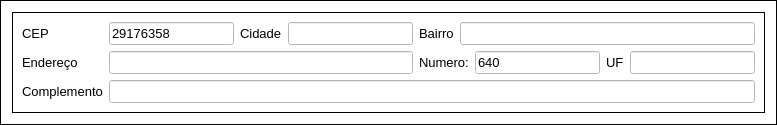
            <widget class="QFrame" name="frame_4">
             <property name="styleSheet">
              <string notr="true">background-color: rgb(255, 255, 255);</string>
             </property>
             <property name="frameShape">
              <enum>QFrame::Box</enum>
             </property>
             <property name="frameShadow">
              <enum>QFrame::Plain</enum>
             </property>
             <layout class="QGridLayout" name="gridLayout_15">
              <item row="0" column="0">
               <widget class="QFrame" name="frame_25">
                <property name="frameShape">
                 <enum>QFrame::Box</enum>
                </property>
                <property name="frameShadow">
                 <enum>QFrame::Plain</enum>
                </property>
                <layout class="QGridLayout" name="gridLayout_14">
                 <item row="0" column="0">
                  <widget class="QLabel" name="label_78">
                   <property name="font">
                    <font>
                     <family>Arial</family>
                     <pointsize>10</pointsize>
                    </font>
                   </property>
                   <property name="text">
                    <string>CEP</string>
                   </property>
                  </widget>
                 </item>
                 <item row="0" column="1">
                  <widget class="QPushButton" name="verificaCep">
                   <property name="font">
                    <font>
                     <pointsize>10</pointsize>
                     <weight>75</weight>
                     <bold>true</bold>
                    </font>
                   </property>
                   <property name="cursor">
                    <cursorShape>PointingHandCursor</cursorShape>
                   </property>
                   <property name="mouseTracking">
                    <bool>false</bool>
                   </property>
                   <property name="tabletTracking">
                    <bool>false</bool>
                   </property>
                   <property name="focusPolicy">
                    <enum>Qt::NoFocus</enum>
                   </property>
                   <property name="acceptDrops">
                    <bool>true</bool>
                   </property>
                   <property name="toolTip">
                    <string>Consultar Cep</string>
                   </property>
                   <property name="statusTip">
                    <string/>
                   </property>
                   <property name="accessibleName">
                    <string/>
                   </property>
                   <property name="accessibleDescription">
                    <string/>
                   </property>
                   <property name="layoutDirection">
                    <enum>Qt::LeftToRight</enum>
                   </property>
                   <property name="autoFillBackground">
                    <bool>false</bool>
                   </property>
                   <property name="styleSheet">
                    <string notr="true"/>
                   </property>
                   <property name="inputMethodHints">
                    <set>Qt::ImhNone</set>
                   </property>
                   <property name="text">
                    <string/>
                   </property>
                   <property name="icon">
                    <iconset>
                     <normaloff>SistemaDeVendas/Imagens/lupa.ico</normaloff>SistemaDeVendas/Imagens/lupa.ico</iconset>
                   </property>
                   <property name="iconSize">
                    <size>
                     <width>30</width>
                     <height>30</height>
                    </size>
                   </property>
                   <property name="shortcut">
                    <string/>
                   </property>
                   <property name="checkable">
                    <bool>false</bool>
                   </property>
                   <property name="checked">
                    <bool>false</bool>
                   </property>
                   <property name="autoRepeat">
                    <bool>false</bool>
                   </property>
                   <property name="autoExclusive">
                    <bool>false</bool>
                   </property>
                   <property name="autoDefault">
                    <bool>true</bool>
                   </property>
                   <property name="default">
                    <bool>false</bool>
                   </property>
                   <property name="flat">
                    <bool>true</bool>
                   </property>
                  </widget>
                 </item>
                 <item row="0" column="2">
                  <widget class="QLineEdit" name="cepCliente">
                   <property name="font">
                    <font>
                     <family>Arial</family>
                     <pointsize>10</pointsize>
                    </font>
                   </property>
                   <property name="styleSheet">
                    <string notr="true">background-color: rgb(255, 255, 255);</string>
                   </property>
                   <property name="text">
                    <string>29176358</string>
                   </property>
                  </widget>
                 </item>
                 <item row="0" column="3">
                  <widget class="QLabel" name="label_41">
                   <property name="font">
                    <font>
                     <family>Arial</family>
                     <pointsize>10</pointsize>
                    </font>
                   </property>
                   <property name="text">
                    <string>Cidade</string>
                   </property>
                  </widget>
                 </item>
                 <item row="0" column="4">
                  <widget class="QLineEdit" name="cidadeCliente">
                   <property name="font">
                    <font>
                     <family>Arial</family>
                     <pointsize>10</pointsize>
                    </font>
                   </property>
                   <property name="styleSheet">
                    <string notr="true">background-color: rgb(255, 255, 255);</string>
                   </property>
                   <property name="text">
                    <string/>
                   </property>
                  </widget>
                 </item>
                 <item row="0" column="5">
                  <widget class="QLabel" name="label_42">
                   <property name="font">
                    <font>
                     <family>Arial</family>
                     <pointsize>10</pointsize>
                    </font>
                   </property>
                   <property name="text">
                    <string>Bairro</string>
                   </property>
                  </widget>
                 </item>
                 <item row="0" column="6" colspan="4">
                  <widget class="QLineEdit" name="bairroCliente">
                   <property name="font">
                    <font>
                     <family>Arial</family>
                     <pointsize>10</pointsize>
                    </font>
                   </property>
                   <property name="styleSheet">
                    <string notr="true">background-color: rgb(255, 255, 255);</string>
                   </property>
                   <property name="text">
                    <string/>
                   </property>
                  </widget>
                 </item>
                 <item row="1" column="0" colspan="2">
                  <widget class="QLabel" name="label_39">
                   <property name="font">
                    <font>
                     <family>Arial</family>
                     <pointsize>10</pointsize>
                    </font>
                   </property>
                   <property name="text">
                    <string>Endereço</string>
                   </property>
                  </widget>
                 </item>
                 <item row="1" column="2" colspan="3">
                  <widget class="QLineEdit" name="enderecoCliente">
                   <property name="font">
                    <font>
                     <family>Arial</family>
                     <pointsize>10</pointsize>
                    </font>
                   </property>
                   <property name="styleSheet">
                    <string notr="true">background-color: rgb(255, 255, 255);</string>
                   </property>
                   <property name="text">
                    <string/>
                   </property>
                   <property name="clearButtonEnabled">
                    <bool>false</bool>
                   </property>
                  </widget>
                 </item>
                 <item row="1" column="5" colspan="2">
                  <widget class="QLabel" name="label_43">
                   <property name="font">
                    <font>
                     <family>Arial</family>
                     <pointsize>10</pointsize>
                    </font>
                   </property>
                   <property name="text">
                    <string>Numero:</string>
                   </property>
                  </widget>
                 </item>
                 <item row="1" column="7">
                  <widget class="QLineEdit" name="numeroCliente">
                   <property name="font">
                    <font>
                     <family>Arial</family>
                     <pointsize>10</pointsize>
                    </font>
                   </property>
                   <property name="styleSheet">
                    <string notr="true">background-color: rgb(255, 255, 255);</string>
                   </property>
                   <property name="text">
                    <string>640</string>
                   </property>
                  </widget>
                 </item>
                 <item row="1" column="8">
                  <widget class="QLabel" name="label_44">
                   <property name="font">
                    <font>
                     <family>Arial</family>
                     <pointsize>10</pointsize>
                    </font>
                   </property>
                   <property name="text">
                    <string>UF</string>
                   </property>
                  </widget>
                 </item>
                 <item row="1" column="9">
                  <widget class="QLineEdit" name="lineEdit_8">
                   <property name="font">
                    <font>
                     <family>Arial</family>
                     <pointsize>10</pointsize>
                    </font>
                   </property>
                   <property name="styleSheet">
                    <string notr="true">background-color: rgb(255, 255, 255);</string>
                   </property>
                   <property name="text">
                    <string/>
                   </property>
                  </widget>
                 </item>
                 <item row="2" column="0" colspan="2">
                  <widget class="QLabel" name="label_40">
                   <property name="font">
                    <font>
                     <family>Arial</family>
                     <pointsize>10</pointsize>
                    </font>
                   </property>
                   <property name="text">
                    <string>Complemento</string>
                   </property>
                  </widget>
                 </item>
                 <item row="2" column="2" colspan="8">
                  <widget class="QLineEdit" name="compleCliente">
                   <property name="font">
                    <font>
                     <family>Arial</family>
                     <pointsize>10</pointsize>
                    </font>
                   </property>
                   <property name="styleSheet">
                    <string notr="true">background-color: rgb(255, 255, 255);</string>
                   </property>
                   <property name="text">
                    <string/>
                   </property>
                  </widget>
                 </item>
                </layout>
               </widget>
              </item>
             </layout>
            </widget>
